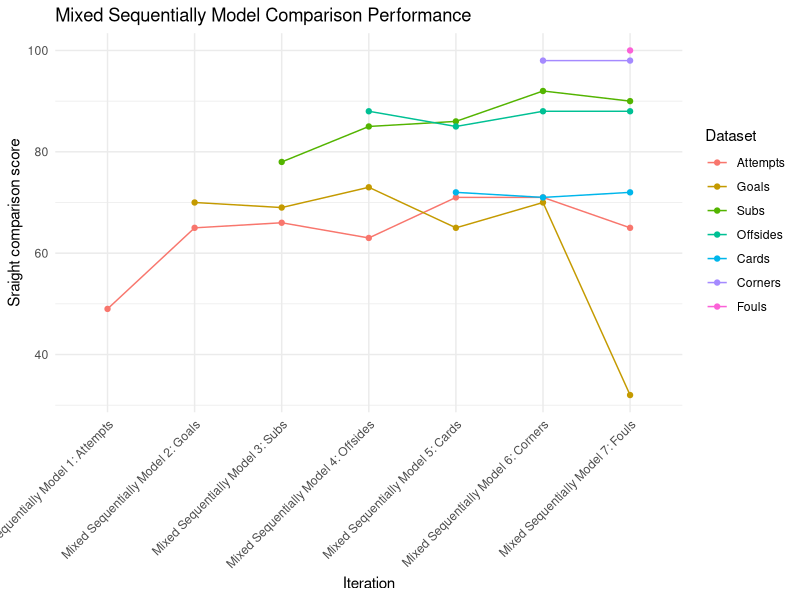

Write the R code that produced this figure.
library(ggplot2)
library(tidyr)

# Define the data in a data frame
data <- data.frame(
  Iteration = factor(rep(c("Mixed Sequentially Model 1: Attempts", "Mixed Sequentially Model 2: Goals", "Mixed Sequentially Model 3: Subs", "Mixed Sequentially Model 4: Offsides", "Mixed Sequentially Model 5: Cards", "Mixed Sequentially Model 6: Corners", "Mixed Sequentially Model 7: Fouls"), each = 7),
              levels = c("Mixed Sequentially Model 1: Attempts", "Mixed Sequentially Model 2: Goals", "Mixed Sequentially Model 3: Subs", "Mixed Sequentially Model 4: Offsides", "Mixed Sequentially Model 5: Cards", "Mixed Sequentially Model 6: Corners", "Mixed Sequentially Model 7: Fouls")),

  Dataset = factor(rep(c("Attempts", "Goals", "Subs", "Offsides", "Cards", "Corners", "Fouls")),
                    levels = c("Attempts", "Goals", "Subs", "Offsides", "Cards", "Corners", "Fouls")),

  PerformanceMetric = c(49, NA, NA, NA, NA, NA, NA, # Attempts
                        65, 70, NA, NA, NA, NA, NA, # Goals
                        66, 69, 78, NA, NA, NA, NA, # Subs
                        63, 73, 85, 88, NA, NA, NA, # Offsides
                        71, 65, 86, 85, 72, NA, NA, # Cards
                        71, 70, 92, 88, 71, 98, NA, # Corners
                        65, 32, 90, 88, 72, 98, 100 # Fouls
  ) 
)

# Transform data to long format
long_data <- gather(data, key = "Metric", value = "Score", -Iteration, -Dataset)

# Create the line graph
line_graph <- ggplot(long_data, aes(x = Iteration, y = Score, group = Dataset, color = Dataset)) +
  geom_line() +
  geom_point() + # Optional: Adds points to the line graph
  theme_minimal() +
  theme(axis.text.x = element_text(angle = 45, hjust = 1, vjust = 1)) +
  labs(title = "Mixed Sequentially Model Comparison Performance",
       x = "Iteration",
       y = "Sraight comparison score")

# Save the line graph
ggsave("mixed_sequentially_model_performance_line_graph.png", plot = line_graph, width = 12, height = 6, dpi = 300)